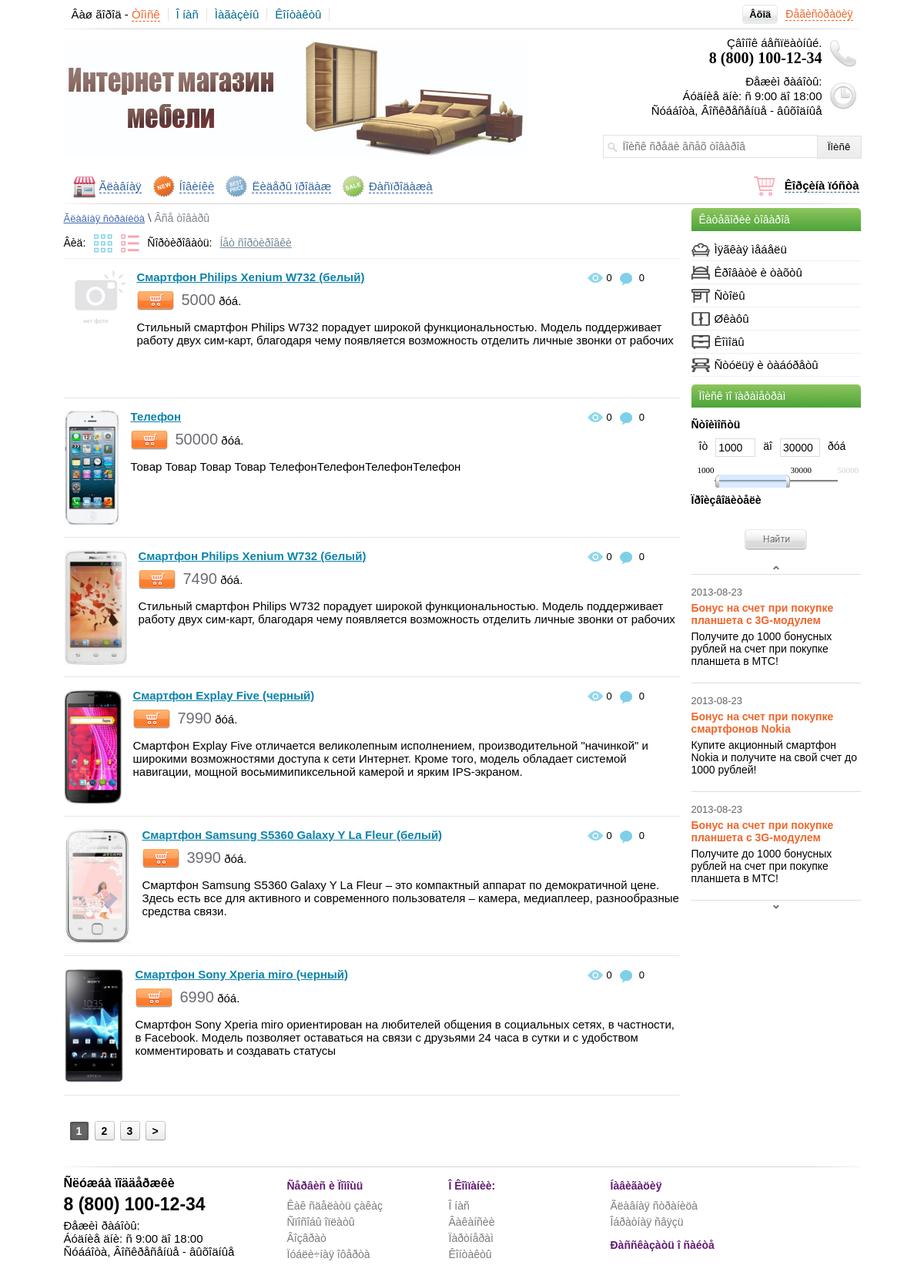
Page /view_cat.php on the committed database.
### tables this page shows
CREATE TABLE IF NOT EXISTS `news` (
  `id` int(11) NOT NULL AUTO_INCREMENT,
  `title` varchar(255) NOT NULL,
  `text` text NOT NULL,
  `date` date NOT NULL,
  PRIMARY KEY (`id`)
);

CREATE TABLE IF NOT EXISTS `table_products` (
  `products_id` int(11) NOT NULL AUTO_INCREMENT,
  `title` varchar(255) NOT NULL,
  `price` int(11) NOT NULL,
  `brand` varchar(255) NOT NULL,
  `seo_words` text NOT NULL,
  `seo_description` text NOT NULL,
  `mini_description` text NOT NULL,
  `image` varchar(255) NOT NULL,
  `description` text NOT NULL,
  `mini_features` text NOT NULL,
  `features` text NOT NULL,
  `datetime` datetime NOT NULL,
  `new` int(11) NOT NULL DEFAULT '0',
  `leader` int(11) NOT NULL DEFAULT '0',
  `sale` int(11) NOT NULL DEFAULT '0',
  `visible` int(11) NOT NULL DEFAULT '0',
  `count` int(11) NOT NULL DEFAULT '0',
  `type_tovara` varchar(255) NOT NULL,
  `brand_id` int(11) NOT NULL,
  `yes_like` int(11) NOT NULL DEFAULT '1',
  PRIMARY KEY (`products_id`)
);

### www/view_cat.php (the view, shortened to what this page needs)
<?php
   include("include/db_connect.php");
   $cat = clear_string($_GET["cat"]);
   $type = clear_string($_GET["type"]);
   $sorting = $_GET["sort"];
    switch ($sorting){
        default:
        $sorting = 'products_id DESC';
        $sort_name = 'Íåò ñîðòèðîâêè';
        break;
    }
?>
<!DOCTYPE html PUBLIC "-//W3C//DTD XHTML 1.0 Transitional//EN" "http://www.w3.org/TR/xhtml1/DTD/xhtml1-transitional.dtd">
<html xmlns="http://www.w3.org/1999/xhtml" xml:lang="en" lang="en">
    <head>
        <link href="css/reset.css" rel="stylesheet" type="text/css" />
        <link href="css/style.css" rel="stylesheet" type="text/css" />
        <link href="trackbar/trackbar.css" rel="stylesheet" type="text/css" />
    </head>
    <body>
        <div id="block-body">
            <?php
                include("include/block-header.php");
            ?>
            <div id="block-right">
                <?php
                    include("include/block-category.php");
                    include("include/block-parameter.php");
                    include("include/block-news.php");
                ?>
            </div>
            <div id="block-content">
                <?php
                    if (!empty($cat) && !empty($type)) {
                        $querycat = "AND brand='$cat' AND type_tovara='$type'";
                        $catlink = "cat=$cat&";
                    }else{
                        if (!empty($type)){
                            $querycat = "AND type_tovara='$type'";
                        }else{
                            $querycat = "";
                        }
                        if (!empty($cat)){
                            $catlink = "cat=$cat&";
                        }else{
                            $catlink = "";
                        }
                    }
                    $num = 6;
                    $page = (int)$_GET['page'];
                    $count = mysql_query("SELECT COUNT(*) FROM table_products WHERE visible = '1' $querycat",$link);
                    $temp = mysql_fetch_array($count);
	               If ($temp[0] > 0){
	                   $tempcount = $temp[0];
	                   $total = (($tempcount - 1) / $num) + 1;
	                   $total =  intval($total);
	                   $page = intval($page);
	                   if(empty($page) or $page < 0) $page = 1;
	                   $start = $page * $num - $num;
	                   $qury_start_num = " LIMIT $start, $num";
	               }
                    $result = mysql_query("SELECT * FROM table_products WHERE visible='1' $querycat ORDER BY $sorting $qury_start_num",$link);
                    if (mysql_num_rows($result) > 0){
                        $row = mysql_fetch_array($result);
                            echo '
                                <div id="block-sorting">
                                    <p id="nav-breadcrumbs"><a href="index.php" >Ãëàâíàÿ ñòðàíèöà</a> \ <span>Âñå òîâàðû</span></p>
                                    <ul id="options-list">
                                        <li>Âèä: </li>
                                        <li><img id="style-grid" src="/images/icon-grid.png" /></li>
                                        <li><img id="style-list" src="/images/icon-list.png" /></li>
                                        <li>Ñîðòèðîâàòü:</li>
                                        <li><a id="select-sort">'.$sort_name.'</a>
                                            <ul id="sorting-list">
                                                <li><a href="view_cat.php?'.$catlink.'type='.$type.'&sort=price-asc" >Îò äåøåâûõ ê äîðîãèì</a></li>
                                                <li><a href="view_cat.php?'.$catlink.'type='.$type.'&sort=price-desc" >Îò äîðîãèõ ê äåøåâûì</a></li>
                                                <li><a href="view_cat.php?'.$catlink.'type='.$type.'&sort=popular" >Ïîïóëÿðíîå</a></li>
                                                <li><a href="view_cat.php?'.$catlink.'type='.$type.'&sort=news" >Íîâèíêè</a></li>
                                                <li><a href="view_cat.php?'.$catlink.'type='.$type.'&sort=brand" >Îò À äî ß</a></li>
                                            </ul>
                                        </li>
                                    </ul>
                                </div>
                                <ul id="block-tovar-grid" >
                            ';
                            do{
                                if  ($row["image"] != "" && file_exists("./uploads_images/".$row["image"])){
                                    $img_path = './uploads_images/'.$row["image"];
                                    $max_width = 200;
                                    $max_height = 200;
                                    list($width, $height) = getimagesize($img_path);
                                    $ratioh = $max_height/$height;
                                    $ratiow = $max_width/$width;
                                    $ratio = min($ratioh, $ratiow);
                                    $width = intval($ratio*$width);
                                    $height = intval($ratio*$height);
                                }else{
                                    $img_path = "/images/no-image.png";
                                    $width = 110;
                                    $height = 200;
                                }
                            }
                            while ($row = mysql_fetch_array($result));
                        ?>
                    </ul>
                    <ul id="block-tovar-list" >
                        <?php
                            $result = mysql_query("SELECT * FROM table_products WHERE visible='1' $querycat ORDER BY $sorting $qury_start_num",$link);
                            if (mysql_num_rows($result) > 0){
                                $row = mysql_fetch_array($result);
                                do{
                                    if  ($row["image"] != "" && file_exists("./uploads_images/".$row["image"])){
                                        $img_path = './uploads_images/'.$row["image"];
                                        $max_width = 150;
                                        $max_height = 150;
                                        list($width, $height) = getimagesize($img_path);
                                        $ratioh = $max_height/$height;
                                        $ratiow = $max_width/$width;
                                        $ratio = min($ratioh, $ratiow);
                                        $width = intval($ratio*$width);
                                        $height = intval($ratio*$height);
                                    }else{
                                        $img_path = "/images/noimages80x70.png";
                                        $width = 80;
                                        $height = 70;
                                    }
                                    echo '
                                        <li>
                                            <div class="block-images-list" >
                                                <img src="'.$img_path.'" width="'.$width.'" height="'.$height.'" />
                                            </div>
                                            <ul class="reviews-and-counts-list">
                                                <li><img src="/images/eye-icon.png" /><p>0</p></li>
                                                <li><img src="/images/comment-icon.png" /><p>0</p></li>
                                            </ul>
                                            <p class="style-title-list" ><a href="" >'.$row["title"].'</a></p>
                                            <a class="add-cart-style-list" ></a>
                                            <p class="style-price-list" ><strong>'.$row["price"].'</strong> ðóá.</p>
                                            <div class="style-text-list" >
                                                '.$row["mini_description"].'
                                            </div>
                                        </li>
                                    ';
                                }
                                while ($row = mysql_fetch_array($result));
                            }
                        }else{
                            echo '<h3>Êàòåãîðèÿ íå äîñòóïíà èëè íå ñîçäàíà!</3>';
                        }
                        echo '</ul>';
                        if ($page != $total) $pstr_next = '<li><a class="pstr-next" href="view_cat.php?page='.($page + 1).'">&gt;</a></li>';
                        if($page + 2 <= $total) $page2right = '<li><a href="view_cat.php?page='.($page + 2).'">'.($page + 2).'</a></li>';
                        if($page + 1 <= $total) $page1right = '<li><a href="view_cat.php?page='.($page + 1).'">'.($page + 1).'</a></li>';
                        if ($page+5 < $total){
                            $strtotal = '<li><p class="nav-point">...</p></li><li><a href="view_cat.php?page='.$total.'">'.$total.'</a></li>';
                        }else{
                            $strtotal = "";
                        }
                        if ($total > 1){
                            echo '
                                <div class="pstrnav">
                                    <ul>
                            ';
                                    echo $pstr_prev.$page5left.$page4left.$page3left.$page2left.$page1left."<li><a class='pstr-active' href='view_cat.php?page=".$page."'>".$page."</a></li>".$page1right.$page2right.$page3right.$page4right.$page5right.$strtotal.$pstr_next;
                                    echo '
                                    </ul>
                                </div>
                            ';
                        }
                    ?>
                </div>
                <?php
                    include("include/block-footer.php");
                ?>
            </div>
    </body>
</html>

### www/include/block-news.php (shortened to what this page needs)
<div id="block-news">
    <center><img id="news-prev" src="/images/img-prev.png" /></center>
    <div id="newsticker">
        <ul>
        <?php
	       $result = mysql_query("SELECT * FROM news ORDER BY id DESC",$link);
            If (mysql_num_rows($result) > 0){
                $row = mysql_fetch_array($result);
                do{
                    echo '
                        <li>
                            <span>'.$row["date"].'</span>
                            <a href="" >'.$row["title"].'</a>
                            <p>'.$row["text"].'</p>
                        </li>
                    ';
                }
                while ($row = mysql_fetch_array($result));
            }
        ?>
        </ul>
    </div>
    <center><img id="news-next" src="/images/img-next.png" /></center>
</div>

### www/css/style.css (style rules this page uses)
#block-body { width: 1035px; height: auto; margin: 0 auto; }
#block-right { width: 220px; height: auto; float: right; }
#block-content { width: 800px; height: auto; }
#block-news { width: 220px; height: auto; margin-top: 15px; margin-bottom: 15px; }
#newsticker { width: 220px; border-top: 1px solid #DDDDDD; }
#newsticker p { font: 14px sans-serif; margin-top: 5px; margin-bottom: 5px; }
#newsticker li { border-bottom: 1px solid #DDDDDD; padding-top: 15px; padding-bottom: 15px; }
#newsticker a { color: #EF662B; font: bold 14px sans-serif; text-decoration: none; }
#newsticker span { font: 13px sans-serif; padding-bottom: 5px; color: #636363; display: block; }
#news-prev { margin-top: 5px; margin-bottom: 5px; cursor: pointer; }
#news-next { margin-top: 5px; margin-bottom: 5px; cursor: pointer; }
#nav-breadcrumbs { margin-top: 5px; }
#nav-breadcrumbs a { font: 13px sans-serif; color: #4268B1; }
#nav-breadcrumbs span { color: #7F868E; font: 14px sans-serif; }
#block-sorting { height: 60px; border-bottom: 1px solid #EEEEEE; }
#options-list > li { float: left; margin-left: 10px; font: 14px sans-serif; }
#options-list img { margin-top: -4px; cursor: pointer; }
#options-list { margin-left: -10px; }
#select-sort { color: #748996; text-decoration: underline; cursor: pointer; }
.block-images-list { float: left; margin-right: 15px; min-height: 160px; height: auto; }
#block-tovar-list { display: none; }
#block-tovar-list > li { border-bottom: 1px solid #E6E6E6; min-height: 160px; height: auto; margin-top: 15px; padding-bottom: 5px; }
.reviews-and-counts-list { position: absolute; margin-left: 670px; }
.reviews-and-counts-list > li { float: left; margin-left: 10px; margin-top: 3px; }
.reviews-and-counts-list > li > p { margin-left: 25px; margin-top: -1px; font: 13px sans-serif; }
.reviews-and-counts-list > li > img { position: absolute; }
.style-title-list { margin-top: 0; margin-bottom: 0; }
.style-title-list a { font: bold 15px sans-serif; color: #0A83AB; text-decoration: underline; }
.add-cart-style-list { width: 48px; height: 25px; display: block; cursor: pointer; float: left; margin-top: 10px; margin-right: 10px; background: url(/images/add-cart-norm.png); }
.style-price-list { font: 15px sans-serif; margin-top: 10px; }
.style-price-list > strong { font: 20px sans-serif; color: #6B6D73; }
.style-text-list { font: 15px sans-serif; margin: 0; }
.pstrnav { height: 30px; clear: left; margin-top: 30px; margin-bottom: 30px; }
.pstrnav li { width: 26px; height: 26px; margin-left: 7px; float: left; margin-top: 3px; }
.pstrnav a { display: block; text-decoration: none; font: bold 14px sans-serif; text-align: center; color: black; background: url(/images/nav-block-norm.png); padding-top: 5px; padding-bottom: 5px; }
.pstrnav a.pstr-active { background: url(/images/nav-block-active.png); color: white; }

### rows in the picture
news: date "2013-08-23", title "Бонус на счет при покупке планшета с 3G-модулем", text "Получите до 1000 бонусных рублей на счет при покупке планшета в МТС!"
news: date "2013-08-23", title "Бонус на счет при покупке смартфонов Nokia", text "Купите акционный смартфон Nokia и получите на свой счет до 1000 рублей!"
table_products: shows a picture, title "Смартфон Philips Xenium W732 (белый)", price "5000", mini_description "Стильный смартфон Philips W732 порадует широкой функциональностью. Модель поддерживает работу двух сим-карт, благодаря чему появляется возможность отделить личные звонки от рабочих"
table_products: image (picture), title "Телефон", price "50000", mini_description "Товар Товар Товар Товар ТелефонТелефонТелефонТелефон"
table_products: image (picture), title "Смартфон Philips Xenium W732 (белый)", price "7490", mini_description "Стильный смартфон Philips W732 порадует широкой функциональностью. Модель поддерживает работу двух сим-карт, благодаря чему появляется возможность отделить личные звонки от рабочих"
table_products: image (picture), title "Смартфон Explay Five (черный)", price "7990", mini_description "Смартфон Explay Five отличается великолепным исполнением, производительной \"начинкой\" и широкими возможностями доступа к сети Интернет. Кроме того, модель обладает системой навигации, мощной восьмимипиксельной камерой и ярким IPS-экраном."
table_products: image (picture), title "Смартфон Samsung S5360 Galaxy Y La Fleur (белый)", price "3990", mini_description "Смартфон Samsung S5360 Galaxy Y La Fleur – это компактный аппарат по демократичной цене. Здесь есть все для активного и современного пользователя – камера, медиаплеер, разнообразные средства связи."
table_products: image (picture), title "Смартфон Sony Xperia miro (черный)", price "6990", mini_description "Смартфон Sony Xperia miro ориентирован на любителей общения в социальных сетях, в частности, в Facebook. Модель позволяет оставаться на связи с друзьями 24 часа в сутки и с удобством комментировать и создавать статусы"

### other values in the picture
$sort_name "Íåò ñîðòèðîâêè"
$page "1"
$page + 1 "2"
$page + 2 "3"
